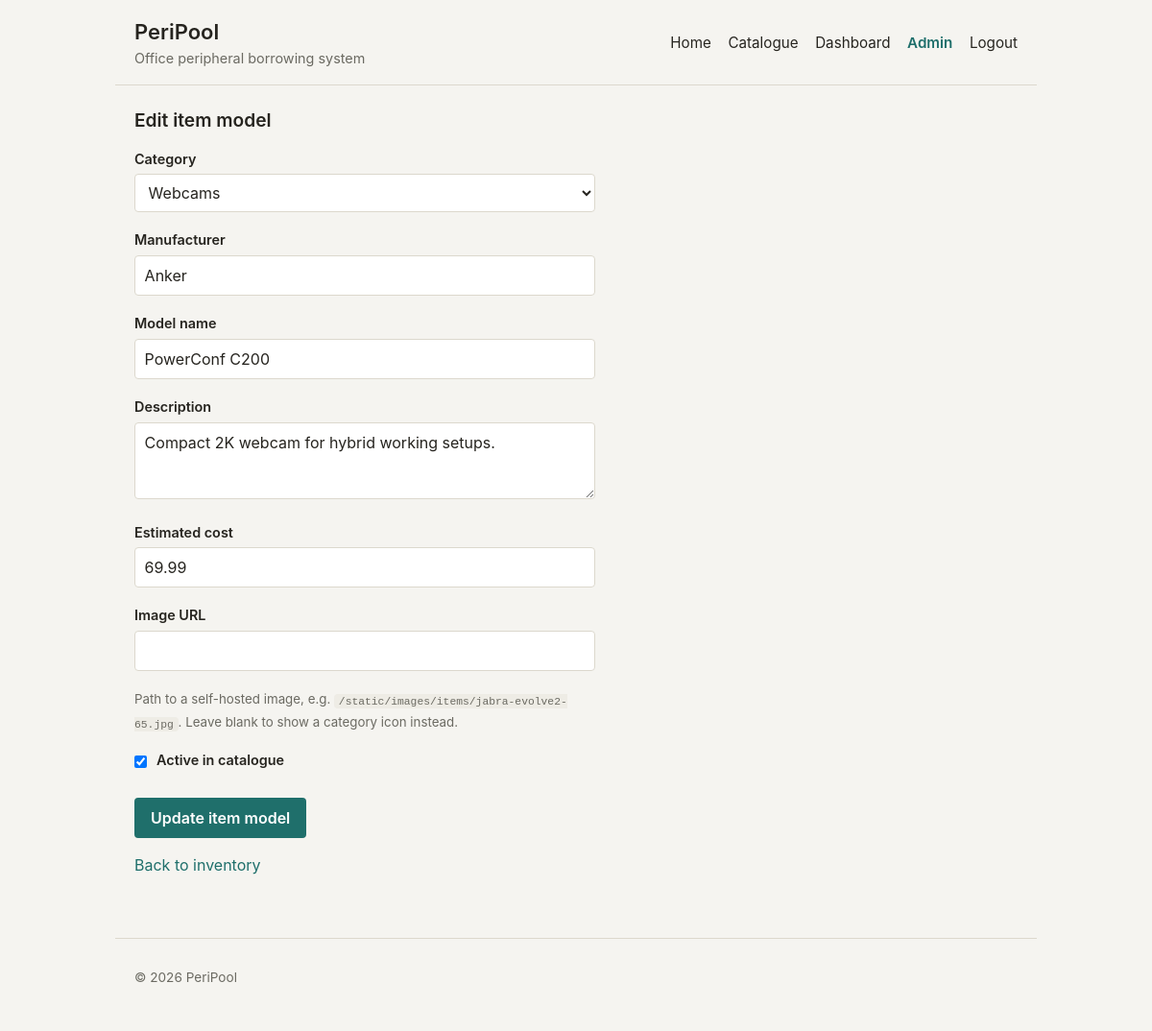
/admin/item-models/14/edit (signed in), run on an earlier commit of the app's database.
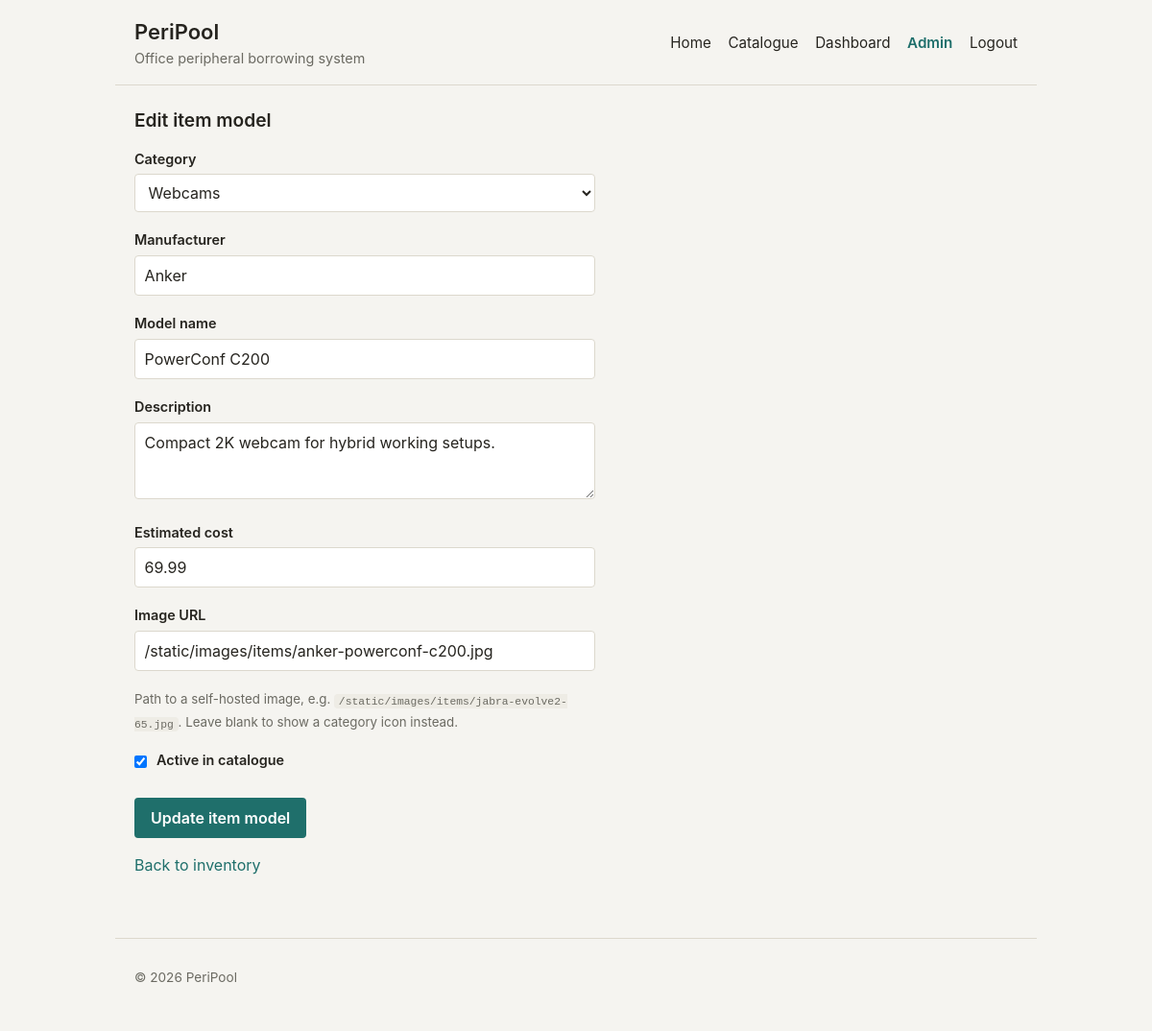
And on a later commit of the database.
### app/models.py (models this page shows, shortened)
class ItemModel(db.Model):
    __tablename__ = "item_models"
    id = db.Column(db.Integer, primary_key=True)
    category_id = db.Column(db.Integer, db.ForeignKey("categories.id"), nullable=False)
    manufacturer = db.Column(db.String(100), nullable=False)
    model_name = db.Column(db.String(150), nullable=False)
    description = db.Column(db.Text)
    cost = db.Column(db.Numeric(10, 2))
    image_url = db.Column(db.String(500))
    is_active = db.Column(db.Boolean, nullable=False, default=True)
    created_at = db.Column(db.DateTime, nullable=False, default=get_utc_now)
    updated_at = db.Column(
        db.DateTime,
        nullable=False,
        default=get_utc_now,
        onupdate=get_utc_now
    )
    category = db.relationship("Category", back_populates="item_models")
    item_units = db.relationship("ItemUnit", back_populates="item_model")
    reviews = db.relationship("ItemReview", back_populates="item_model")
    __table_args__ = (
        db.UniqueConstraint(
            "manufacturer",
            "model_name",
            name="uq_item_models_manufacturer_model_name"
        ),
    )

### app/blueprints/admin.py (the view, shortened to what this page needs)
@admin.route('/item-models/new', methods=['GET', 'POST'])
@admin.route('/item-models/<int:item_model_id>/edit', methods=['GET', 'POST'])
@admin_required
def item_model_form(item_model_id=None):
    item_model = db.get_or_404(ItemModel, item_model_id) if item_model_id else None
    categories = Category.query.order_by(Category.name).all()
    if not categories:
        flash('Create a category before adding an item model.', 'warning')
        return redirect(url_for('admin.inventory'))
    form = ItemModelForm(obj=item_model, item_model_id=item_model_id)
    form.category_id.choices = [(category.id, category.name) for category in categories]
    return render_template('admin_item_model_form.html', form=form, item_model=item_model)

### app/forms.py (shortened to what this page needs)
class ItemModelForm(FlaskForm):
    category_id = SelectField('Category', coerce=int, validators=[DataRequired()], render_kw={'required': True})
    manufacturer = StringField(
        'Manufacturer',
        filters=[_strip],
        validators=[DataRequired(message='Manufacturer and model name are required.'), Length(max=100)],
        render_kw={'required': True}
    )
    model_name = StringField(
        'Model name',
        filters=[_strip],
        validators=[DataRequired(message='Manufacturer and model name are required.'), Length(max=150)],
        render_kw={'required': True}
    )
    description = TextAreaField('Description', filters=[_strip])
    cost = DecimalField(
        'Estimated cost',
        validators=[Optional(), NumberRange(min=0, message='Cost cannot be negative.')]
    )
    image_url = StringField('Image URL', filters=[_strip], validators=[Optional(), Length(max=500)])
    is_active = BooleanField('Active in catalogue', default=True)
    def __init__(self, *args, item_model_id=None, **kwargs):
        super().__init__(*args, **kwargs)
        self.item_model_id = item_model_id

### app/forms.py (called while the page is built)
def _strip(value):
    return value.strip() if value else value

### app/templates/admin_item_model_form.html (shortened to what this page needs)
{% extends "base.html" %}
{% from "macros.html" import render_field %}
{% block content %}
<section>
    {% if item_model %}
        <h2>Edit item model</h2>
    {% else %}
        <h2>Add item model</h2>
    {% endif %}
    <form method="post">
        {{ render_field(form.category_id) }}
        {{ render_field(form.manufacturer) }}
        {{ render_field(form.model_name) }}
        {{ render_field(form.description) }}
        {{ render_field(form.cost) }}
        {{ render_field(form.image_url) }}
        <p><small>Path to a self-hosted image, e.g. <code>/static/images/items/jabra-evolve2-65.jpg</code>. Leave blank to show a category icon instead.</small></p>
        <p>
            <label>
                {{ form.is_active() }}
                Active in catalogue
            </label>
        </p>
        <button type="submit">
            {% if item_model %}Update item model{% else %}Create item model{% endif %}
        </button>
    </form>
    <p>
        <a href="{{ url_for('admin.inventory') }}">Back to inventory</a>
    </p>
</section>
{% endblock %}

### app/templates/macros.html (shortened to what this page needs)
{% macro render_field(field) %}
    <p>
        {{ field.label }}<br>
        {{ field() }}
    </p>
{% endmacro %}

What changed in the data, as far as the page shows it:
changed ItemModel "Webcams": image_url (not shown) → "/static/images/items/anker-powerconf-c200.jpg"
